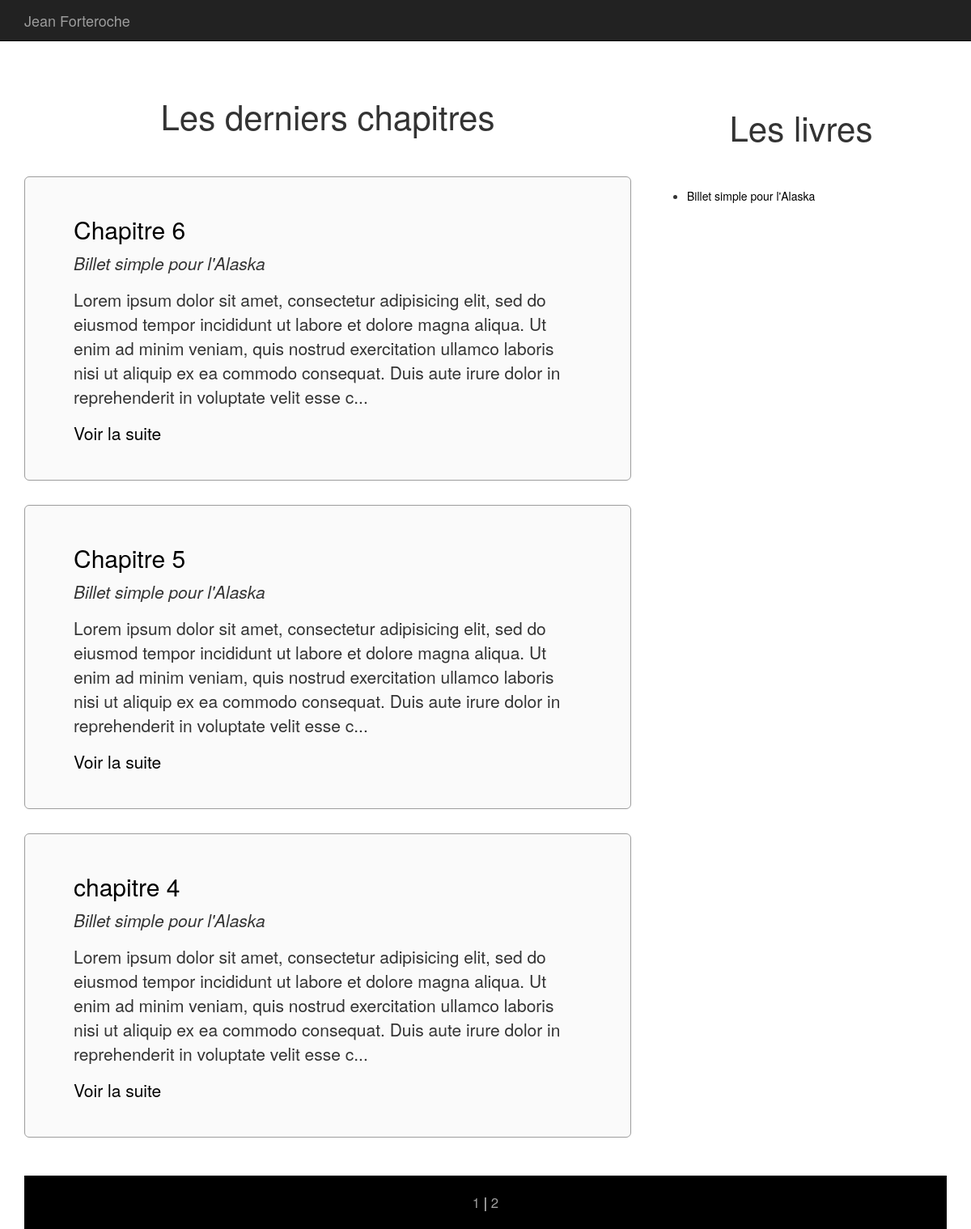
The page / on the database its author committed.
### tables this page shows
CREATE TABLE `chapitres` (
  `id` int(255) NOT NULL,
  `titre` varchar(255) DEFAULT NULL,
  `contenu` longtext,
  `date` datetime DEFAULT NULL,
  `livre_id` int(11) DEFAULT NULL
);

CREATE TABLE `livres` (
  `id` int(11) NOT NULL,
  `titre` varchar(255) NOT NULL,
  `genre_id` int(11) DEFAULT NULL
);

### core/Controller/Controller.php (called while the page is built, shortened)
<?php
class Controller{
    protected $viewPath;
    protected $template;
    protected function render($view, $variables = []){
        extract($variables);
        require($this->viewPath . str_replace('.', '/', $view) . '.php');
        $content = ob_get_clean();
        require($this->viewPath . 'templates/' . $this->template . '.php');
    }
}

### app/Controller/ChapitresController.php (called while the page is built, shortened)
<?php
class ChapitresController extends AppController{
    public function index(){
        $page = 1;
        $parPage = 3;
        $nbrPages = ceil(count($this->Chapitre->nbrChapitres())/$parPage);
        $chapitres = $this->Chapitre->last($page,$parPage);
        $livres = $this->Livre->all();
        $this->render('chapitres.index', compact('chapitres', 'livres','nbrPages'));
    }
}

### public/index.php (called while the page is built, shortened)
<?php
if(isset($_GET['p'])){
    $page = $_GET['p'];
}else{
    $page = 'chapitres.index';
}
$page = explode('.', $page);
if($page[0] == 'admin'){
    $controller = '\App\Controller\Admin\\' . ucfirst($page[1]) . 'Controller';
    $action = $page[2];
} else{
    $action = $page[1];
}
$controller = new $controller();
$controller->$action();

### core/Table/Table.php (called while the page is built, shortened)
<?php
class Table
{
    protected $table;
    protected $db;
    public function __construct(Database $db)
    {
        $this->db = $db;
    }
    public function all(){
        return $this->query("SELECT * FROM   $this->table ORDER BY $this->table.id DESC");
    }
    public function query($statement, $attributes = null, $one = false){
        if($attributes){
            return $this->db->prepare(
                $statement,
                $attributes,
                str_replace('Table', 'Entity', get_class($this)),
                $one
            );
        } else {
            return $this->db->query(
                $statement,
                str_replace('Table', 'Entity', get_class($this)),
                $one
            );
        }
    }
}

### core/Database/mySQLDatabase.php (called while the page is built, shortened)
<?php
class MysqlDatabase extends Database{
    private $db_name;
    private $db_user;
    private $db_pass;
    private $db_host;
    private $pdo;
    public function __construct($db_name, $db_user = 'root', $db_pass = 'root', $db_host = 'localhost'){
        $this->db_name = $db_name;
        $this->db_user = $db_user;
        $this->db_pass = $db_pass;
        $this->db_host = $db_host;
    }
    private function getPDO(){
        if($this->pdo === null){
            $pdo = new PDO('mysql:dbname=' . $this->db_name . ';host=' . $this->db_host, $this->db_user, $this->db_pass);
            $pdo->setAttribute(PDO::ATTR_ERRMODE, PDO::ERRMODE_EXCEPTION);
            $this->pdo = $pdo;
        }
        return $this->pdo;
    }
    public function query($statement, $class_name = null, $one = false){
        $req = $this->getPDO()->query($statement);
        if($class_name === null){
            $req->setFetchMode(PDO::FETCH_OBJ);
        } else {
            $req->setFetchMode(PDO::FETCH_CLASS, $class_name);
        }
        if($one) {
            $datas = $req->fetch();
        } else {
            $datas = $req->fetchAll();
        }
        return $datas;
    }
}

### app/Table/ChapitreTable.php (called while the page is built, shortened)
<?php
class ChapitreTable extends Table{
    public function nbrChapitres(){
        return $this->query("SELECT chapitres.id FROM chapitres");
    }
    public function last($page,$parPage){
        return $this->query("
            SELECT chapitres.id, chapitres.titre, chapitres.contenu, chapitres.date, livres.titre as livre
            FROM chapitres
            LEFT JOIN livres ON livre_id = livres.id
            ORDER BY chapitres.id DESC LIMIT ".(($page-1)*$parPage).",$parPage");
    }
}

### core/Entity/Entity.php (called while the page is built, shortened)
<?php
class Entity {
    public function __get($key){
        $method = 'get' . ucfirst($key);
        $this->$key = $this->$method();
        return $this->$key;
    }
}

### app/Autoloader.php (called while the page is built, shortened)
<?php
class Autoloader{
    static function autoload($class){
        if (strpos($class, __NAMESPACE__ . '\\') === 0){
            $class = str_replace(__NAMESPACE__ . '\\', '', $class);
            $class = str_replace('\\', '/', $class);
        }
    }
}

### app/Entity/LivreEntity.php (called while the page is built, shortened)
<?php
class LivreEntity extends Entity{
    public function getUrl(){
        return 'index.php?p=chapitres.livres&id=' . $this->id;
    }
}

### core/Autoloader.php (called while the page is built, shortened)
<?php
class Autoloader{
    static function autoload($class){
        if (strpos($class, __NAMESPACE__ . '\\') === 0){
            $class = str_replace(__NAMESPACE__ . '\\', '', $class);
            $class = str_replace('\\', '/', $class);
        }
    }
}

### app/Views/chapitres/index.php (the view)
<div class="row index">
    <div class="col-xs-8">
        <h1>Les derniers chapitres</h1>
        <?php foreach ($chapitres as $chapitre): ?>
            <div class="chapitre-index jumbotron">
                <h2><a href="<?= $chapitre->url ?>"><?= $chapitre->titre; ?></a></h2>
                <p><em><?= $chapitre->livre; ?></em></p>
                <p><?= $chapitre->extrait; ?></p>
            </div>
        <?php endforeach; ?>
    </div>
    <div class="col-sm-4 livres-index">
        <h1>Les livres</h1>
    <ul>
        <?php foreach($livres as $livre): ?>
            <li>
               <a href="<?= $livre->url; ?>">
                      <?= $livre->titre; ?>
                </a>
            </li>
        <?php endforeach; ?>
    </ul>
    </div>
</div>
<div class="index-pagination">
<?php echo "<a href='index.php?page=1'>1</a>";
for ($i = 2; $i <= $nbrPages; $i++) {
    echo " | <a href=\"index.php?page=$i\">$i</a>"  ;
}?>
</div>

### app/Entity/ChapitreEntity.php (shortened to what this page needs)
<?php
class ChapitreEntity extends Entity{
    public function getUrl(){
        return 'index.php?p=chapitres.show&id=' . $this->id;
    }
    public function getExtrait(){
        $html = '<p>' . substr($this->contenu, 0, 300) . '...</p>';
        $html .= '<p><a href="' . $this->getURL() . '">Voir la suite</a></p>';
        return $html;
    }
}

### app/Views/templates/default.php (shortened to what this page needs)
<!DOCTYPE html>
<html lang="fr">
<head>
    <link href="https://maxcdn.bootstrapcdn.com/bootstrap/3.3.7/css/bootstrap.min.css" rel="stylesheet">
    <link rel="stylesheet" href="../public/css/style.css">
    <link href="//netdna.bootstrapcdn.com/font-awesome/3.2.1/css/font-awesome.css" rel="stylesheet">
</head>
<body>
<nav class="navbar navbar-inverse navbar-fixed-top">
    <div class="container">
        <div class="navbar-header">
            <a class="navbar-brand" href="index.php">Jean Forteroche</a>
        </div>
    </div>
</nav>
<div class="container">
    <div class="starter-template" style="padding-top: 100px;">
        <?= $content; ?>
    </div>
</div>
</body>
</html>

### public/css/style.css (style rules this page uses)
body { background: white; }
.chapitre-index { padding: 2em; background: #fafafa; border: 1px solid #9d9d9d; }
h2 a { color: black; }
a { color: black; }
.index h1 { text-align: center; font-size: 3em; padding-bottom: 1em; }
.livres-index { padding: 1em; }
.index-pagination { margin-top: 1em; background: black; height: 66px; color: white; text-align: center; line-height:66px; font-size: 1.2em; }
.index-pagination a { color: #9d9d9d; }

### rows shown on the page
chapitres: titre "Chapitre 6", livre.titre "Billet simple pour l'Alaska", contenu "Lorem ipsum dolor sit amet, consectetur adipisicing elit, sed do eiusmod tempor incididunt ut labore et dolore magna aliqua. Ut enim ad minim veniam, quis nostrud exercitation ullamco laboris nisi ut aliquip ex ea commodo consequat. Duis aute irure dolor in reprehenderit in voluptate velit esse c"
chapitres: titre "Chapitre 5", livre.titre "Billet simple pour l'Alaska", contenu "Lorem ipsum dolor sit amet, consectetur adipisicing elit, sed do eiusmod tempor incididunt ut labore et dolore magna aliqua. Ut enim ad minim veniam, quis nostrud exercitation ullamco laboris nisi ut aliquip ex ea commodo consequat. Duis aute irure dolor in reprehenderit in voluptate velit esse c"
chapitres: titre "chapitre 4", livre.titre "Billet simple pour l'Alaska", contenu "Lorem ipsum dolor sit amet, consectetur adipisicing elit, sed do eiusmod tempor incididunt ut labore et dolore magna aliqua. Ut enim ad minim veniam, quis nostrud exercitation ullamco laboris nisi ut aliquip ex ea commodo consequat. Duis aute irure dolor in reprehenderit in voluptate velit esse c"
livres: titre "Billet simple pour l'Alaska"
